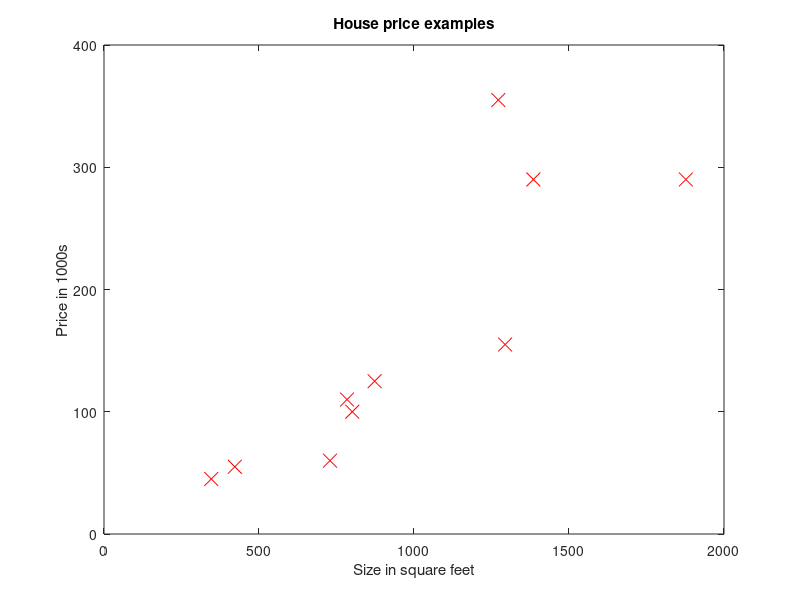

Here is the MATLAB script that generated this plot: (Note: this script raises an error after producing the figure.)
%--------------------------------------------------------%
% In gradient descent, we take a starting point for theta
% and work out the cost. We can plot the cost function J
% against theta, and see how the cost changes with respect
% to theta. Gradient descent looks at whether the cost is
% increasing or decreasing, and adjusts theta accordingly.
%
% This is a step-by-step example of how the steps in 
% gradient descent work.
%--------------------------------------------------------%

% Show single steps in gradient descent, 

% Set up example data again... this time, we are assuming that the hypothesis goes
%  through the origin, so there is no need to add a column of ones to X, and we only
%  have one theta, as we are only transforming the X data values.
clear all;
X = [1272; 1385; 1877; 1294; 873; 784; 801; 729; 422; 346];
y = [355; 290; 290; 155; 125; 110; 100; 60; 55; 45];

m = length(y);
theta = [0.1];

figure(1), plot(X,y,'rx','MarkerSize',10), ylabel('Price in 1000s'), xlabel('Size in square feet'), title('House price examples');
figure(1), hold on;
% We're going to look at 5 different values of theta to begin with, and keep
%  track of them and the cost function at each point so we can plot them on a graph
theta_attempts = ones(5,1);
J_examples = ones(5,1);

gradient = (1/m)*sum(X*theta - y);
J=computeCost(X, y, theta);
theta_attempts(1) = theta; %indexing in Octave/Matlab starts from 1, not 0
J_examples(1) = J;
figure(1), plot(X,X*theta,'-'), hold on;
disp('Line of best fit with theta = 0.1. Press enter to continue.');
pause;
% J =  4461.0
% gradient = -60.670 - so the cost function is decreasing, as theta is increasing. 
% If we increase theta, the cost function should decrease.

% Let's increase theta a little bit
theta = [0.101];
gradient = (1/m)*sum(X*theta - y);
J=computeCost(X, y, theta);
theta_attempts(2) = theta;
J_examples(2) = J;
figure(1), plot(X,X*theta,'-'), legend('0.101'), hold on;
disp('Line of best fit with theta = 0.101. Press enter to continue.');
pause;
% J =  4381.8
% gradient = -59.692 - the cost function is still decreasing
% The cost function is smaller. Let's try increasing theta by a larger amount.

theta = [0.111];
gradient = (1/m)*sum(X*theta - y);
J=computeCost(X, y, theta);
theta_attempts(3) = theta;
J_examples(3) = J;
figure(1), plot(X,X*theta,'-'), hold on;
disp('Line of best fit with theta = 0.111. Press enter to continue.');
pause;
% J =  3653.3
% gradient = -49.909 
% The cost function is much smaller again, so we can try increasing theta by a larger amount

theta = [0.211];
gradient = (1/m)*sum(X*theta - y);
J=computeCost(X, y, theta);
theta_attempts(4) = theta;
J_examples(4) = J;
figure(1), plot(X,X*theta,'-'), hold on;
disp('Line of best fit with theta = 0.211. Press enter to continue.');
pause;
% J =  2738.4
% gradient = 47.921
% Now the cost function is smaller, but the gradient is positive, meaning that the cost
% function is increasing as theta increases. If we increase theta again, we will now
% see the cost function increase too:

theta = [0.221];
gradient = (1/m)*sum(X*theta - y);
J=computeCost(X, y, theta);
theta_attempts(5) = theta;
J_examples(5) = J;
figure(1), plot(X,X*theta,'-'), hold on;
disp('Line of best fit with theta = 0.221. Press enter to continue.');
pause;
% J =  3283.9
% gradient = 57.704
% So the optimum value for theta is between 0.211 and 0.111

disp('Press enter to see a graph of the results.');
pause;

figure(2), plot(theta_attempts, J_examples, '-');
xlabel('theta');
ylabel('Cost Function');
title('Theta changing the Cost Function');

% Now we're going to reset the example, and look at how gradient descent calculates
%  the theta values.

% Remember: in gradient descent we change theta a little bit each time, and we can 
% control how much / how little this is by adding a factor: alpha. Here, as theta is small
% and we are looking between 0.211 and 0.111, we don't want to change theta by a lot each time
% - we only want little steps.
% In gradient descent with one variable (one theta), we look at
% 
% new_theta = theta - (alpha/m)*sum(X*theta - y);
%
% As we've seen above, the gradients have been high (e.g. 57.704).
% If we change theta by too much each time, we might not find the minimum where the cost function
% is smallest. So we make alpha very small.
theta = [0.1];
alpha = 0.000001;
iterations = 100;
[theta, theta_history, J_history] = gradientDescent(X, y, theta, alpha, iterations);
% theta =  0.16890
% Looking at theta_history and J_history the final cost function is 1712.1
% and it converges very quickly to the optimum value.

% Now we can see how the theta found by gradient descent fits the line of best fit to the data
disp('Press enter to see the line of best fit, using the theta value from gradient descent.');
pause;
figure(1), plot(X, X*theta, '-');
